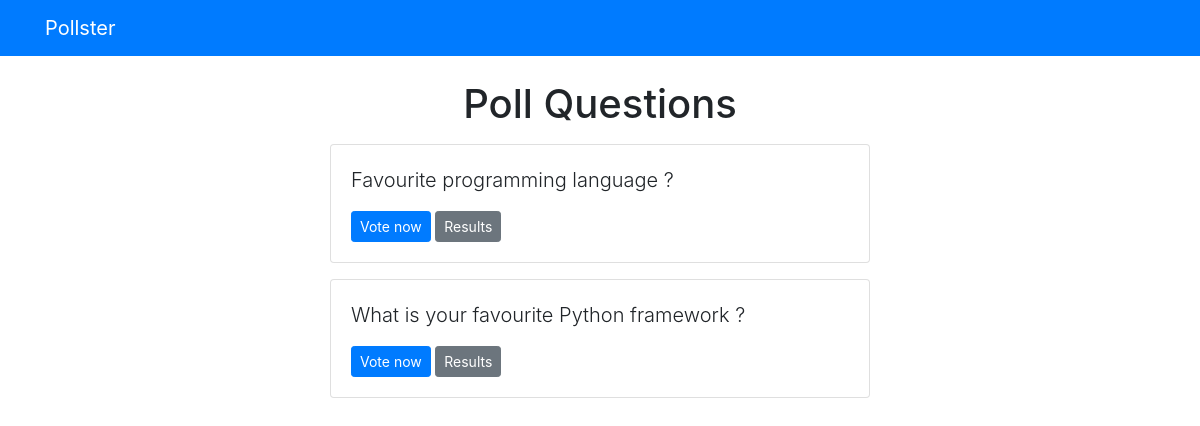
Screenshot of /polls/ with the database file from the repository.
### polls/models.py (models this page shows, shortened)
class Question(models.Model):
    questionText = models.CharField(max_length=200)
    pubDate = models.DateTimeField('date published')

### polls/views.py (the view)
# urls.py: path('', views.index, name="index"),
def index(request):
    latestQuestionList = Question.objects.order_by('-pubDate')[:5]
    context = {'latestQuestionList': latestQuestionList }
    return render(request, 'polls/index.html', context)

### templates/polls/index.html
{% extends 'base.html' %}
{% block content %}
  <h1 class="text-center mb-3">Poll Questions</h1>
  {% if latestQuestionList %}
    {% for question in latestQuestionList %}
      <div class="card mb-3">
          <div class="card-body">
              <p class="lead">{{ question.questionText }}</p>
              <a href="{% url 'polls:detail' question.id %}" class="btn btn-primary btn-sm">Vote now</a>
              <a href="{% url 'polls:results' question.id %}" class="btn btn-secondary btn-sm">Results</a>
          </div>
      </div>
    {% endfor %}
  {% else %}
  <p>No Polls available</p>
  {% endif %}
{% endblock %}

### rows the page displays
Question: questionText "Favourite programming language ?"
Question: questionText "What is your favourite Python framework ?"
